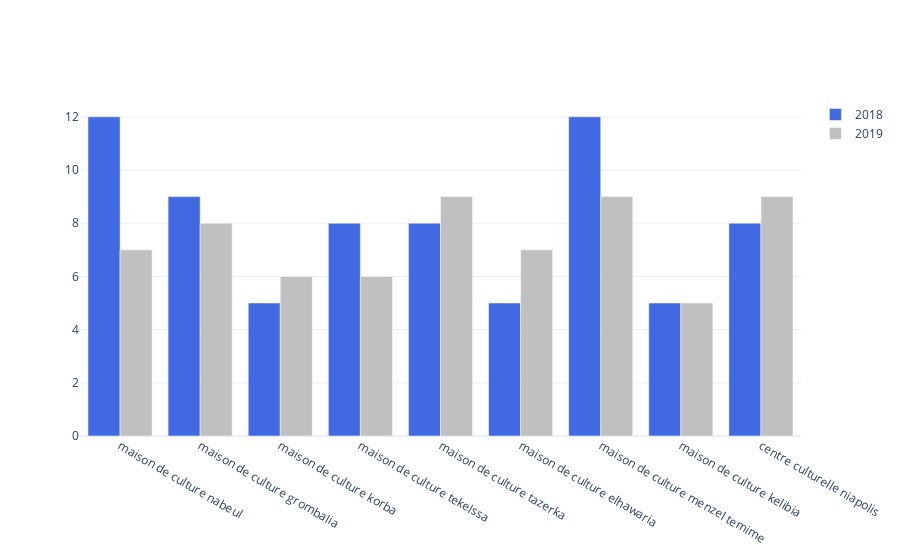

The notebook cell this image was saved under:
### Code cell
df11=pd.read_csv('donnes-annuels-sur-les-nombres-d-adherent-des-clubs--nabeul-2018-2019.csv')

fig1 = go.Figure(data=[
    go.Bar( name='2018',x=df11['Nom_maison _culture'], y=df11['Nbr_clubs_2018'],marker_color='royalblue'  ),
    go.Bar(name='2019',x=df11['Nom_maison _culture'], y=df11['Nbr_clubs_2019'],marker_color='Silver'),
])

fig1.update_layout(barmode='group')
nbre_MC_an_Nabeul = fig1.update_layout(title_text="" ,                     template='plotly_white',
)
nbre_MC_an_Nabeul.show()

### Figure 1 — Plotly figure (JSON) as saved in the notebook; plotly's stock layout.template omitted (floating-point values rounded to 4 significant figures)
{"data": [{"marker": {"color": "royalblue"}, "name": "2018", "type": "bar", "x": ["maison de culture nabeul", "maison de culture grombalia ", "maison de culture korba ", "maison de culture tekelssa ", "maison de culture tazerka ", "maison de culture elhawaria ", "maison de culture menzel temime ", "maison de culture kelibia ", "centre culturelle niapolis "], "y": [12, 9, 5, 8, 8, 5, 12, 5, 8]}, {"marker": {"color": "Silver"}, "name": "2019", "type": "bar", "x": ["maison de culture nabeul", "maison de culture grombalia ", "maison de culture korba ", "maison de culture tekelssa ", "maison de culture tazerka ", "maison de culture elhawaria ", "maison de culture menzel temime ", "maison de culture kelibia ", "centre culturelle niapolis "], "y": [7, 8, 6, 6, 9, 7, 9, 5, 9]}], "layout": {"barmode": "group", "title": {"text": ""}}}
